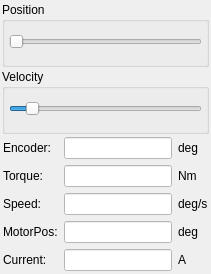
        <widget class="QWidget" name="pagePosition">
         <layout class="QVBoxLayout" name="verticalLayout_2">
          <property name="spacing">
           <number>2</number>
          </property>
          <property name="leftMargin">
           <number>2</number>
          </property>
          <property name="topMargin">
           <number>2</number>
          </property>
          <property name="rightMargin">
           <number>2</number>
          </property>
          <property name="bottomMargin">
           <number>2</number>
          </property>
          <item>
           <widget class="QGroupBox" name="groupBox_13">
            <property name="sizePolicy">
             <sizepolicy hsizetype="Ignored" vsizetype="Preferred">
              <horstretch>0</horstretch>
              <verstretch>0</verstretch>
             </sizepolicy>
            </property>
            <property name="minimumSize">
             <size>
              <width>0</width>
              <height>0</height>
             </size>
            </property>
            <property name="title">
             <string>Position</string>
            </property>
            <layout class="QVBoxLayout" name="verticalLayout_19">
             <property name="spacing">
              <number>0</number>
             </property>
             <property name="leftMargin">
              <number>4</number>
             </property>
             <property name="topMargin">
              <number>0</number>
             </property>
             <property name="rightMargin">
              <number>4</number>
             </property>
             <property name="bottomMargin">
              <number>2</number>
             </property>
             <item>
              <widget class="SliderWithTarget" name="sliderTrajectoryPosition">
               <property name="sizePolicy">
                <sizepolicy hsizetype="Ignored" vsizetype="Fixed">
                 <horstretch>0</horstretch>
                 <verstretch>0</verstretch>
                </sizepolicy>
               </property>
               <property name="minimumSize">
                <size>
                 <width>0</width>
                 <height>40</height>
                </size>
               </property>
               <property name="mouseTracking">
                <bool>false</bool>
               </property>
               <property name="styleSheet">
                <string notr="true">margin-top:10px;

</string>
               </property>
               <property name="minimum">
                <number>0</number>
               </property>
               <property name="maximum">
                <number>100</number>
               </property>
               <property name="value">
                <number>0</number>
               </property>
               <property name="orientation">
                <enum>Qt::Horizontal</enum>
               </property>
              </widget>
             </item>
             <item>
              <widget class="QWidget" name="widget_4" native="true">
               <layout class="QHBoxLayout" name="horizontalLayout_9">
                <property name="spacing">
                 <number>2</number>
                </property>
                <property name="leftMargin">
                 <number>0</number>
                </property>
                <property name="topMargin">
                 <number>0</number>
                </property>
                <property name="rightMargin">
                 <number>0</number>
                </property>
                <property name="bottomMargin">
                 <number>0</number>
                </property>
               </layout>
              </widget>
             </item>
            </layout>
           </widget>
          </item>
          <item>
           <widget class="QGroupBox" name="groupBox_12">
            <property name="sizePolicy">
             <sizepolicy hsizetype="Ignored" vsizetype="Preferred">
              <horstretch>0</horstretch>
              <verstretch>0</verstretch>
             </sizepolicy>
            </property>
            <property name="title">
             <string>Velocity</string>
            </property>
            <layout class="QVBoxLayout" name="verticalLayout_18">
             <property name="spacing">
              <number>2</number>
             </property>
             <property name="leftMargin">
              <number>4</number>
             </property>
             <property name="topMargin">
              <number>0</number>
             </property>
             <property name="rightMargin">
              <number>4</number>
             </property>
             <property name="bottomMargin">
              <number>2</number>
             </property>
             <item>
              <widget class="SliderWithTarget" name="sliderTrajectoryVelocity">
               <property name="sizePolicy">
                <sizepolicy hsizetype="Ignored" vsizetype="Fixed">
                 <horstretch>0</horstretch>
                 <verstretch>0</verstretch>
                </sizepolicy>
               </property>
               <property name="minimumSize">
                <size>
                 <width>0</width>
                 <height>40</height>
                </size>
               </property>
               <property name="mouseTracking">
                <bool>false</bool>
               </property>
               <property name="styleSheet">
                <string notr="true">margin-top:10px;

</string>
               </property>
               <property name="minimum">
                <number>1</number>
               </property>
               <property name="maximum">
                <number>100</number>
               </property>
               <property name="value">
                <number>10</number>
               </property>
               <property name="orientation">
                <enum>Qt::Horizontal</enum>
               </property>
              </widget>
             </item>
            </layout>
           </widget>
          </item>
          <item>
           <widget class="QWidget" name="widget_6" native="true">
            <layout class="QGridLayout" name="gridLayout_3">
             <property name="leftMargin">
              <number>1</number>
             </property>
             <property name="topMargin">
              <number>1</number>
             </property>
             <property name="rightMargin">
              <number>1</number>
             </property>
             <property name="bottomMargin">
              <number>1</number>
             </property>
             <property name="horizontalSpacing">
              <number>6</number>
             </property>
             <item row="5" column="0">
              <widget class="QLabel" name="labelPositionCurrent">
               <property name="text">
                <string>Current:</string>
               </property>
              </widget>
             </item>
             <item row="0" column="2">
              <widget class="QLabel" name="labelPositionposUnits">
               <property name="text">
                <string>deg</string>
               </property>
              </widget>
             </item>
             <item row="3" column="2">
              <widget class="QLabel" name="labelPositionvelUnits">
               <property name="text">
                <string>deg/s</string>
               </property>
              </widget>
             </item>
             <item row="0" column="0">
              <widget class="QLabel" name="labelPositionJointPos">
               <property name="text">
                <string>Encoder:</string>
               </property>
              </widget>
             </item>
             <item row="5" column="2">
              <widget class="QLabel" name="labelPositionCurrentUnits">
               <property name="text">
                <string>A</string>
               </property>
              </widget>
             </item>
             <item row="5" column="1">
              <widget class="QLineEdit" name="editPositionCurrent">
               <property name="styleSheet">
                <string notr="true">background-color: rgb(255, 255, 255); color: rgb(35, 38, 41);</string>
               </property>
               <property name="readOnly">
                <bool>true</bool>
               </property>
              </widget>
             </item>
             <item row="3" column="1">
              <widget class="QLineEdit" name="editPositionSpeed">
               <property name="maximumSize">
                <size>
                 <width>16777215</width>
                 <height>16777215</height>
                </size>
               </property>
               <property name="styleSheet">
                <string notr="true">background-color: rgb(255, 255, 255); color: rgb(35, 38, 41);</string>
               </property>
               <property name="readOnly">
                <bool>true</bool>
               </property>
              </widget>
             </item>
             <item row="1" column="2">
              <widget class="QLabel" name="labelPositiontrqUnits">
               <property name="text">
                <string>Nm</string>
               </property>
              </widget>
             </item>
             <item row="4" column="2">
              <widget class="QLabel" name="labelPositionMotorPosUnits">
               <property name="text">
                <string>deg</string>
               </property>
              </widget>
             </item>
             <item row="3" column="0">
              <widget class="QLabel" name="labelPositionSpeed">
               <property name="text">
                <string>Speed:</string>
               </property>
              </widget>
             </item>
             <item row="4" column="0">
              <widget class="QLabel" name="labelPositionMotorPos">
               <property name="text">
                <string>MotorPos:</string>
               </property>
              </widget>
             </item>
             <item row="1" column="1">
              <widget class="QLineEdit" name="editPositionTorque">
               <property name="maximumSize">
                <size>
                 <width>16777215</width>
                 <height>16777215</height>
                </size>
               </property>
               <property name="styleSheet">
                <string notr="true">background-color: rgb(255, 255, 255); color: rgb(35, 38, 41);</string>
               </property>
               <property name="readOnly">
                <bool>true</bool>
               </property>
              </widget>
             </item>
             <item row="4" column="1">
              <widget class="QLineEdit" name="editPositionMotorPos">
               <property name="styleSheet">
                <string notr="true">background-color: rgb(255, 255, 255); color: rgb(35, 38, 41);</string>
               </property>
               <property name="readOnly">
                <bool>true</bool>
               </property>
              </widget>
             </item>
             <item row="0" column="1">
              <widget class="QLineEdit" name="editPositionJointPos">
               <property name="styleSheet">
                <string notr="true">background-color: rgb(255, 255, 255);
</string>
               </property>
               <property name="readOnly">
                <bool>true</bool>
               </property>
              </widget>
             </item>
             <item row="1" column="0">
              <widget class="QLabel" name="labelPositionTorque">
               <property name="text">
                <string>Torque:</string>
               </property>
              </widget>
             </item>
            </layout>
           </widget>
          </item>
         </layout>
         <zorder>widget_6</zorder>
         <zorder>groupBox_12</zorder>
         <zorder>groupBox_13</zorder>
        </widget>
